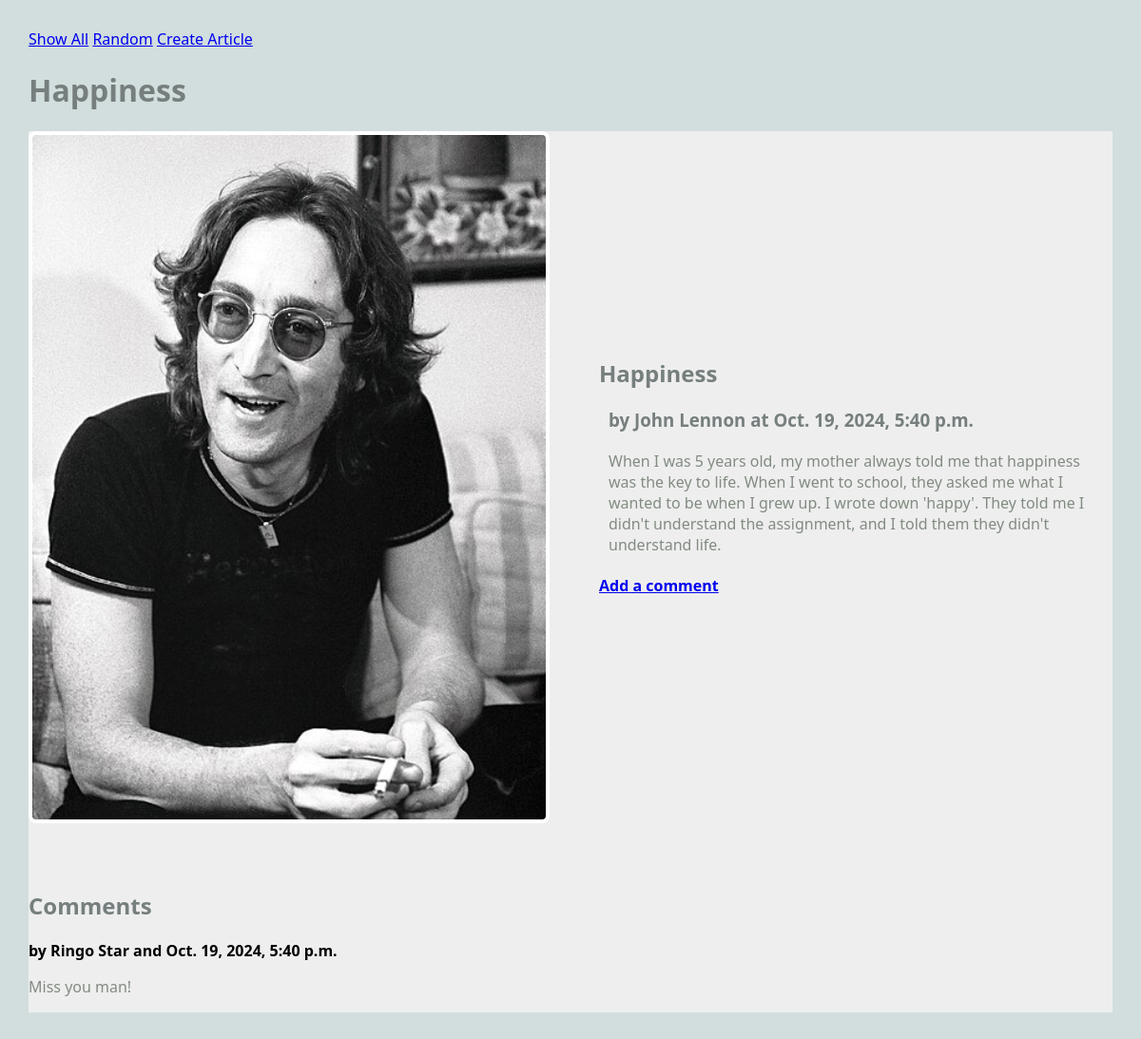
/blog/article/1, run on the app's committed database.
### blog/models.py (models this page shows, shortened)
class Article(models.Model):
    title = models.TextField(blank=False)
    author = models.TextField(blank=False)
    text = models.TextField(blank=False)
    published = models.DateTimeField(auto_now=True)
    image_file = models.ImageField(blank=True) ## new field
    def get_comments(self):
        comments = Comment.objects.filter(article=self)
        return comments

class Comment(models.Model):
    article = models.ForeignKey("Article", on_delete=models.CASCADE) ### IMPORTANT
    author = models.TextField(blank=False)
    text = models.TextField(blank=False)
    published = models.DateTimeField(auto_now=True)
    def __str__(self):
        return f'{self.text}'

### blog/views.py (the view)
# urls.py: path(r'article/<int:pk>', views.ArticleView.as_view(), name="article"),
class ArticleView(DetailView):
    model = Article
    template_name = 'blog/article.html'
    context_object_name = "article" # note the singular name

### blog/templates/blog/article.html
{% extends 'blog/base.html' %}
{% load static %}
{% block content %}
<h1>{{article.title}}</h1>
<main class="grid-container">
    <article class="featured">
         <img src="{{article.image_file.url}}" alt="{{article.image_file.url}}">
        <div>
            <h2>{{article.title}}</h2>
            <h3>by {{article.author}} at {{article.published}}</h3>
            <p>
                {{article.text}}
            </p>
            <h4><a href="{% url 'create_comment' article.pk %}">
                Add a comment</a>
            </h4>
        </div>
    </article>
    <div>
        {% if article.get_comments %}
            <h2>Comments</h2>
            {% for c in article.get_comments %}
            <div>
                <strong>by {{c.author}} and {{c.published}} </strong>
                <p>
                    {{c.text}}
                </p>
            </div>
            {% endfor %}
        {% else %}
            <div>
                <h2>No comments</h2>
            </div>
        {% endif %}
    </div>
</main>
{% endblock %}

### static/styles-blog.css (style rules this page uses)
body { margin: 30px; background: #d1dedd; font-family:'Segoe UI', Tahoma, Geneva, Verdana, sans-serif; }
h1, h2, h3 { color: #767f7e; }
p { color: #828b82; }
.grid-container { background: #eee; max-width: 900px; display: grid; grid-template-columns: repeat(3, 1fr); grid-gap: 10px; max-width: 1200px; margin: 20px auto; }
article.featured { grid-column: span 3; display: grid; gap: 60px; grid-template-columns: 1fr 1fr; align-items: center; border-bottom: 1px #bbc7c7; padding-bottom: 40px; }
article img, article.featured img { width: 100%; border: 4px solid #fff; border-radius: 8px; }
article p, article h3 { margin: 20px 10px; }

### data on the page
Article: title "Happiness", image_file (picture), author "John Lennon", published "Oct. 19, 2024, 5:40 p.m.", text "When I was 5 years old, my mother always told me that happiness was the key to life. When I went to school, they asked me what I wanted to be when I grew up. I wrote down 'happy'. They told me I didn't understand the assignment, and I told them they didn't understand life."
Comment: author "Ringo Star", published "Oct. 19, 2024, 5:40 p.m.", text "Miss you man!"
